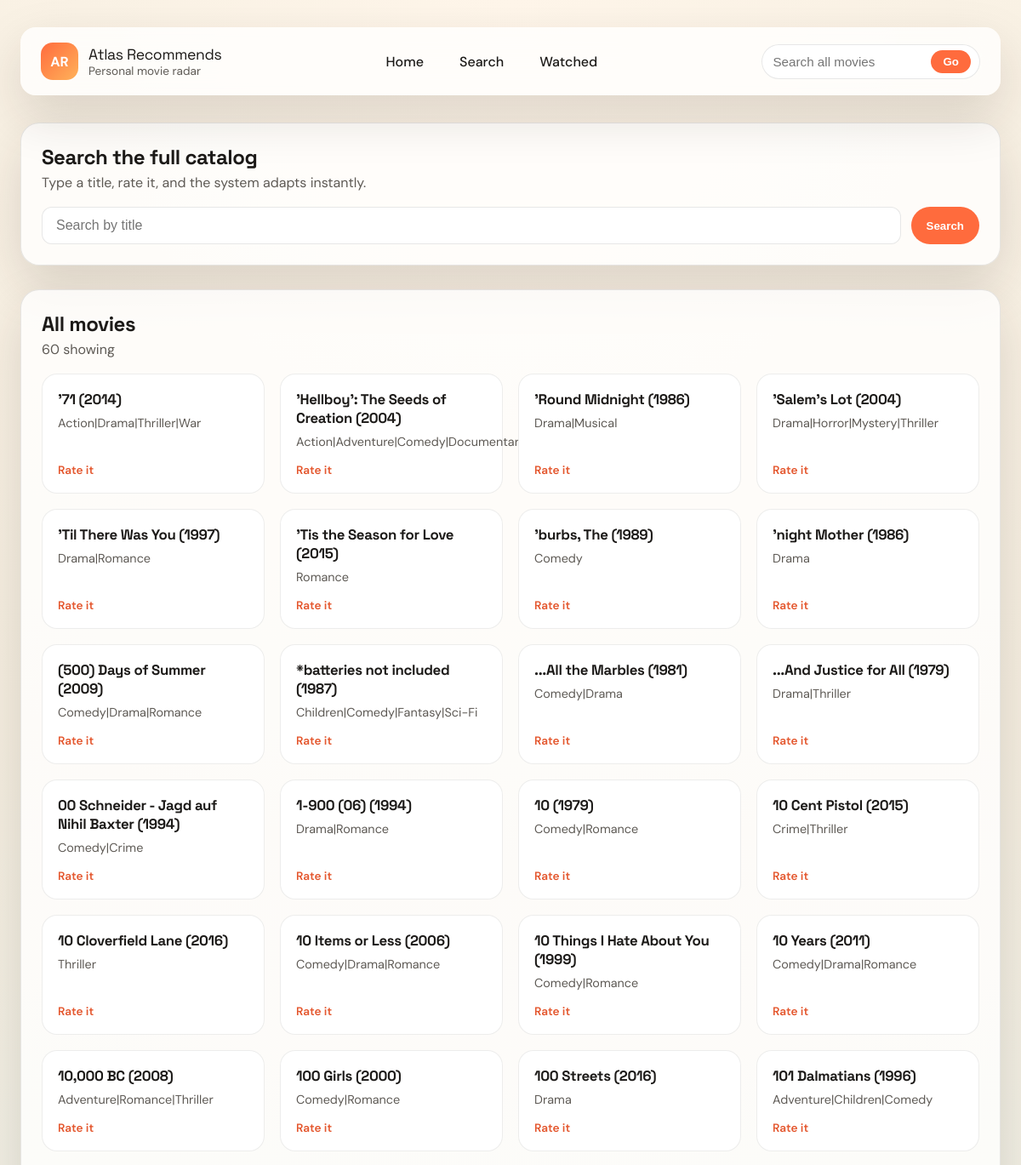
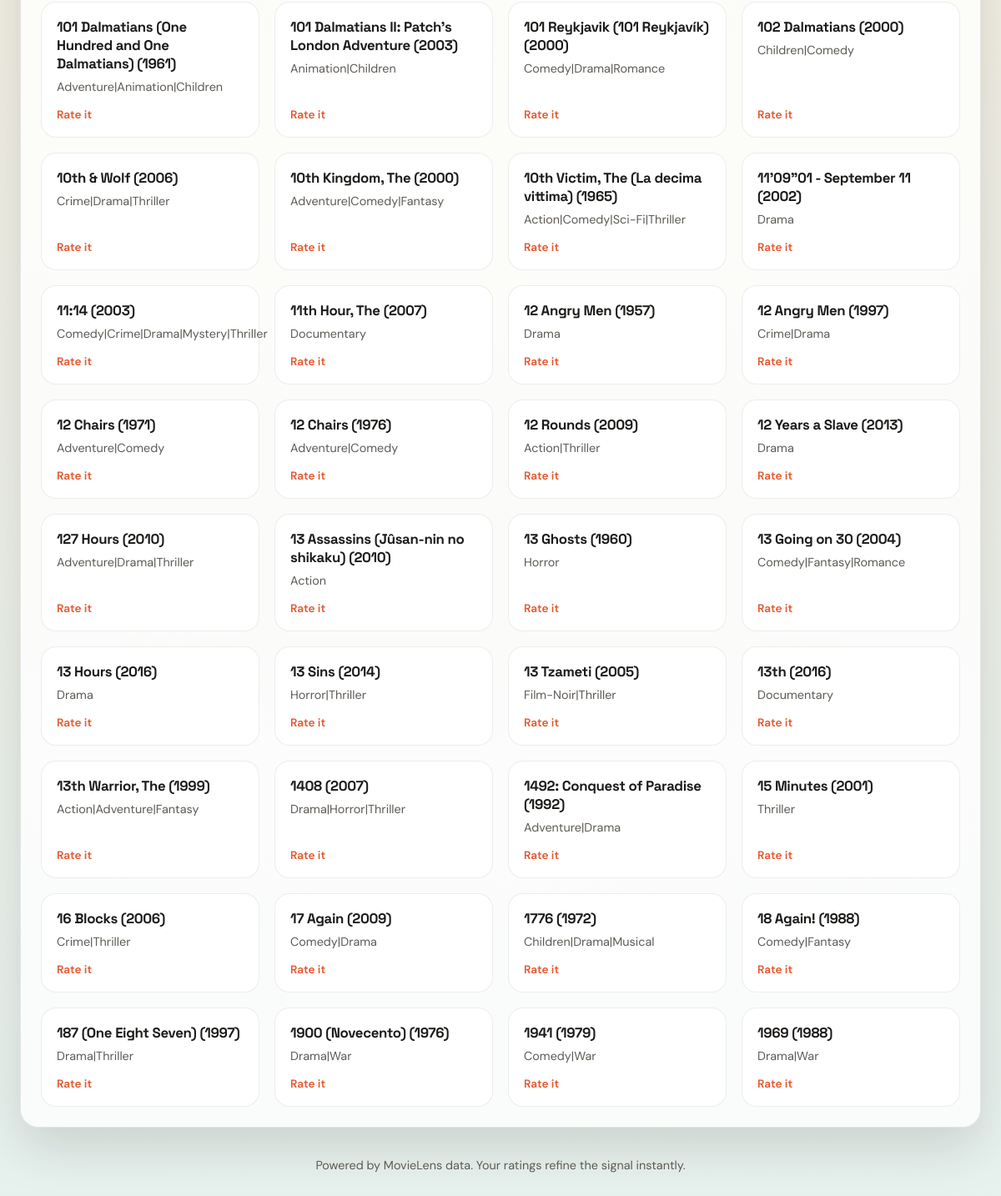
The app's page /search/ with its own data (2 pictures, top to bottom).
### movies/models.py (models this page shows, shortened)
class Movie(models.Model):
    movie_id = models.IntegerField(unique=True)
    title = models.CharField(max_length=255)
    genres = models.CharField(max_length=255, blank=True)
    class Meta:
        ordering = ["title"]

### movies/views.py (the view)
# urls.py: path("search/", views.movie_search, name="movie_search"),
def movie_search(request):
    query = request.GET.get("q", "").strip()
    movies = Movie.objects.all()
    if query:
        movies = movies.filter(title__icontains=query).order_by("title")
    else:
        movies = movies.order_by("title")[:60]
    context = {
        "query": query,
        "movies": movies,
    }
    return render(request, "movies/search.html", context)

### movies/templates/movies/search.html
{% extends "movies/base.html" %}
{% block content %}
<section class="panel">
  <div class="panel-header">
    <div>
      <h2>Search the full catalog</h2>
      <p>Type a title, rate it, and the system adapts instantly.</p>
    </div>
  </div>
  <form class="search-form" method="get">
    <input type="search" name="q" placeholder="Search by title" value="{{ query }}" aria-label="Search by title">
    <button type="submit">Search</button>
  </form>
</section>
<section class="panel">
  <div class="panel-header">
    <div>
      <h2>{% if query %}Results for "{{ query }}"{% else %}All movies{% endif %}</h2>
      <p>{{ movies|length }} showing</p>
    </div>
  </div>
  <div class="card-grid">
    {% for movie in movies %}
      <a class="movie-card" href="{% url 'movie_detail' movie.pk %}">
        <div class="movie-card-body">
          <h3>{{ movie.title }}</h3>
          <p>{{ movie.genres|default:"Genre blend" }}</p>
        </div>
        <span class="movie-card-cta">Rate it</span>
      </a>
    {% empty %}
      <p class="muted">No matches. Try a different title.</p>
    {% endfor %}
  </div>
</section>
{% endblock %}

### movies/static/css/styles.css (style rules this page uses)
:root { --bg: #f6f2ea; --bg-alt: #f0f7f4; --ink: #1c1a18; --muted: #5e5a55; --accent: #ff6b3d; --accent-dark: #e4572e; --teal: #2d8b8f; --panel: rgba(255, 255, 255, 0.78); --panel-strong: #ffffff; --border: rgba(28, 26, 24, 0.1); --shadow: 0 24px 60px rgba(37, 30, 20, 0.15); }
* { box-sizing: border-box; }
body { margin: 0; font-family: "DM Sans", system-ui, sans-serif; color: var(--ink); background: radial-gradient(circle at top, #fff6ea 0%, #f5eee0 35%, #e6f2ef 100%); min-height: 100vh; }
h1, h2, h3, .brand-title { font-family: "Space Grotesk", "DM Sans", system-ui, sans-serif; letter-spacing: -0.02em; }
a { color: inherit; text-decoration: none; }
.panel { background: var(--panel); border-radius: 22px; padding: 24px; border: 1px solid var(--border); box-shadow: var(--shadow); }
.panel-header { display: flex; align-items: center; justify-content: space-between; gap: 16px; margin-bottom: 18px; }
.panel-header h2 { margin: 0 0 4px; }
.panel-header p { margin: 0; color: var(--muted); }
.button, button { background: var(--accent); color: white; border: none; border-radius: 999px; padding: 10px 18px; font-weight: 600; cursor: pointer; transition: transform 0.2s ease, box-shadow 0.2s ease; }
.card-grid { display: grid; grid-template-columns: repeat(auto-fit, minmax(220px, 1fr)); gap: 18px; }
.movie-card { display: flex; flex-direction: column; justify-content: space-between; gap: 16px; padding: 18px; background: white; border-radius: 18px; border: 1px solid rgba(28, 26, 24, 0.08); transition: transform 0.2s ease, box-shadow 0.2s ease; animation: fadeUp 0.5s ease both; }
.movie-card h3 { margin: 0 0 8px; font-size: 1.05rem; }
.movie-card p { margin: 0; color: var(--muted); font-size: 0.9rem; }
.movie-card-cta { display: inline-flex; align-items: center; gap: 8px; font-size: 0.85rem; font-weight: 600; color: var(--accent-dark); }
.search-form { display: flex; gap: 12px; margin-top: 16px; }
.search-form input { flex: 1; padding: 12px 16px; border-radius: 12px; border: 1px solid var(--border); font-size: 1rem; }

### records on screen
Movie: title "'Til There Was You (1997)", genres "Drama|Romance"
Movie: title "'burbs, The (1989)", genres "Comedy"
Movie: title "'night Mother (1986)", genres "Drama"
Movie: title "...And Justice for All (1979)", genres "Drama|Thriller"
Movie: title "1-900 (06) (1994)", genres "Drama|Romance"
Movie: title "10 Things I Hate About You (1999)", genres "Comedy|Romance"
Movie: title "101 Dalmatians (1996)", genres "Adventure|Children|Comedy"
Movie: title "101 Dalmatians (One Hundred and One Dalmatians) (1961)", genres "Adventure|Animation|Children"
Movie: title "102 Dalmatians (2000)", genres "Children|Comedy"
Movie: title "10th Victim, The (La decima vittima) (1965)", genres "Action|Comedy|Sci-Fi|Thriller"
Movie: title "12 Angry Men (1957)", genres "Drama"
Movie: title "13 Ghosts (1960)", genres "Horror"
Movie: title "13th Warrior, The (1999)", genres "Action|Adventure|Fantasy"
Movie: title "15 Minutes (2001)", genres "Thriller"
Movie: title "1776 (1972)", genres "Children|Drama|Musical"
Movie: title "18 Again! (1988)", genres "Comedy|Fantasy"
Movie: title "187 (One Eight Seven) (1997)", genres "Drama|Thriller"
Movie: title "1969 (1988)", genres "Drama|War"

### other values on screen
{{ movies|length }} "60"
